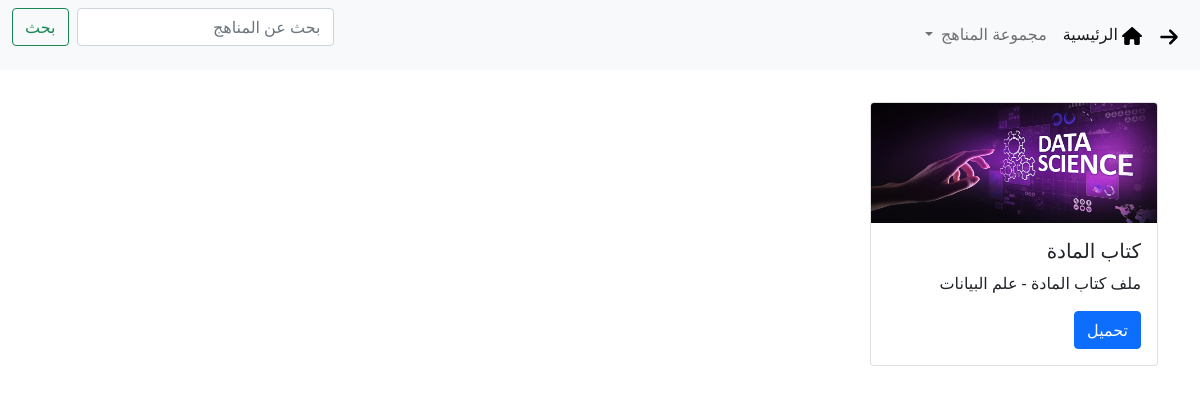
The app's page /subject/4/, older data.
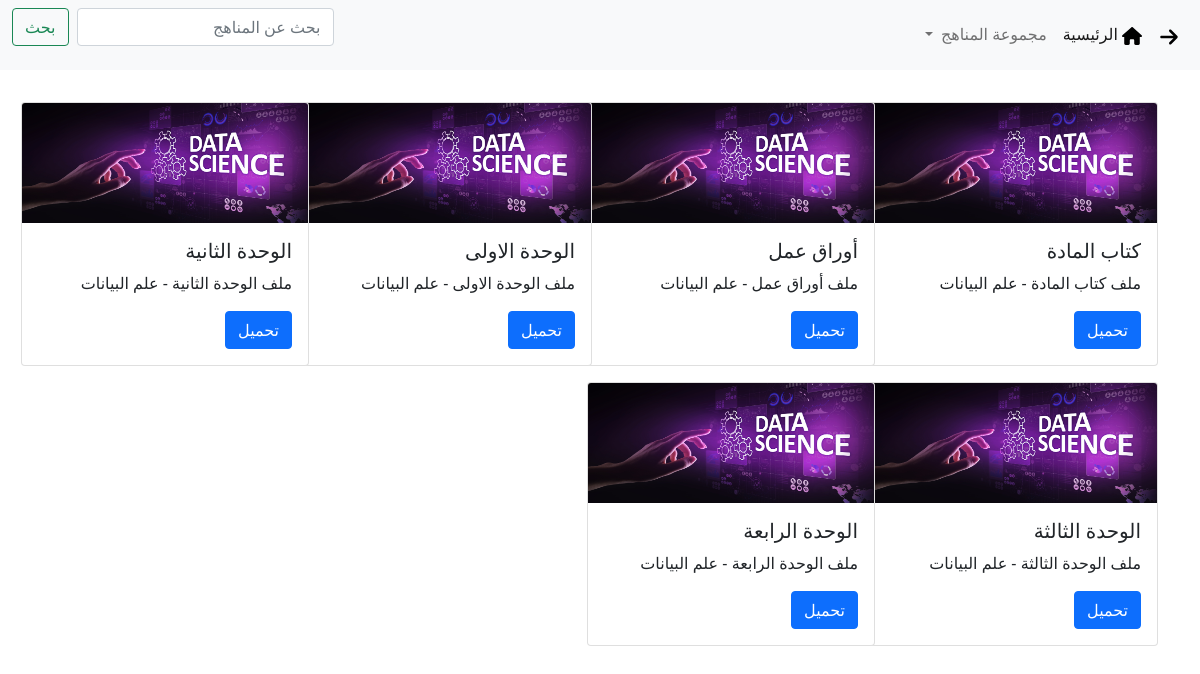
The same page, newer data.
### main/models.py (models this page shows, shortened)
class File(models.Model):
    subject = models.ForeignKey(Subject, on_delete=models.CASCADE)
    title = models.CharField(max_length=150)
    link = models.CharField(max_length=1000)

class Subject(models.Model):
    grade = models.ForeignKey(Grade, on_delete=models.CASCADE)
    title = models.CharField(max_length=150)

### main/views.py (the view)
def subject_detail(request, pk):
    subject = get_object_or_404(Subject, id=pk)
    files = get_list_or_404(File, subject=subject)
    return render(request, 'subject.html', {'files': files})

### templates/subject.html
{% extends 'home.html' %}
{% block content %}
<div class="container">
<div class="row p-1" style="margin-top: 20px">
  {% for file in files %}
    <div class="col-3 p-2">
        <div class="card" style="width: 18rem;">
          <img src="/static/{{ file.subject.id }}.jpg" class="card-img-top" alt="..." height="120">
            <div class="card-body">
            {% block card_content %}
              <h5 class="card-title">{{ file.title }}</h5>
              <p class="card-text">ملف {{ file.title }} - {{ file.subject.title }}</p>
              <a href="{{ file.link }}" class="btn btn-primary" target="_blank">تحميل</a>
            {% endblock %}
            </div>
          </div>
    </div>
  {% endfor %}
</div>
</div>
{% endblock %}

Row changes from the older to the newer data that the page shows:
added File: title "أوراق عمل", subject "علم البيانات"
added File: title "الوحدة الاولى", subject "علم البيانات"
added File: title "الوحدة الثانية", subject "علم البيانات"
added File: title "الوحدة الثالثة", subject "علم البيانات"
added File: title "الوحدة الرابعة", subject "علم البيانات"
